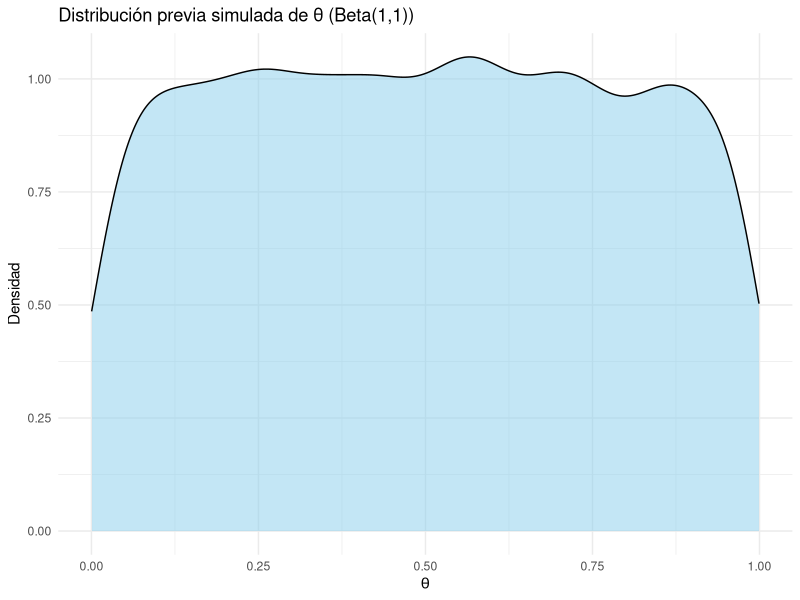
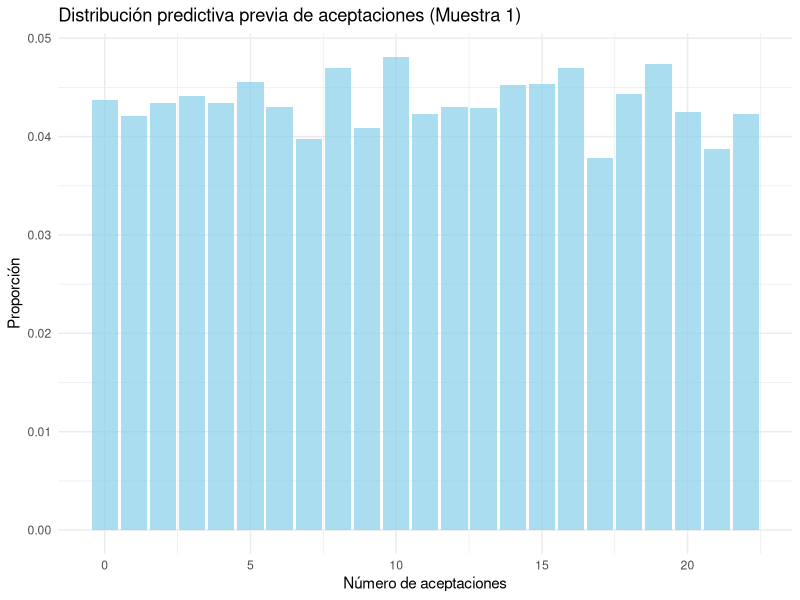

These charts were generated, in order, by the following R code: (Note: this script raises an error after producing the figures.)
## ---- chunk 1
#| message: false

# Paquetes:
library(tidyverse)
library(RColorBrewer)
library(scales)


# Configuración de la salida gráfica:

PALETA <- brewer.pal(8, "Set2") # Colores por defecto
color_defecto <- PALETA[1]      # Color por defecto
options(ggplot2.discrete.colour = PALETA)

theme_set(theme_bw()) # Tema "neutro" para la representación gráfica

# Redondea los números reales "inline":
options(digits = 3L)                
options(knitr.digits.signif = FALSE)

# Inicializa la semilla aleatoria:
set.seed(20250327)
## ---- chunk 2
aceptacion_muestra_1 <- tibble(
  id_participante   = 1:22,
  resp_descarga_app = c(
    "Si", "Si", "No", "No", "Si", "Si", "Si", "Si", "No", "Si", "Si",
    "Si", "Si", "Si", "Si", "Si", "No", "Si", "No", "Si", "Si", "Si"
  )
)

# Tamaño de la muestra (necesario para enunciados más adelante)
n_muestra_1 <- aceptacion_muestra_1 |> count() |> pull()
n_muestra_1

aceptacion_muestra_2 <- tibble(
  id_participante   = 1:113,
  resp_descarga_app = c(
    "Si", "Si", "No", "No", "Si", "Si", "Si", "Si", "No", "Si", "Si",
    "Si", "Si", "Si", "Si", "Si", "No", "Si", "No", "Si", "Si", "Si", 
    "No", "Si", "Si", "Si", "Si", "No", "No", "Si", "No", "Si", "Si", 
    "Si", "Si", "Si", "No", "Si", "No", "No", "Si", "No", "Si", "Si", 
    "No", "No", "No", "Si", "No", "No", "Si", "Si", "No", "No", "Si", 
    "No", "Si", "No", "No", "No", "Si", "Si", "No", "Si", "Si", "No", 
    "Si", "Si", "No", "Si", "Si", "No", "Si", "No", "Si", "No", "Si", 
    "No", "No", "No", "Si", "Si", "No", "No", "Si", "Si", "No", "No", 
    "No", "Si", "Si", "No", "Si", "Si", "No", "Si", "Si", "Si", "Si", 
    "No", "Si", "No", "No", "No", "No", "No", "Si", "No", "No", "Si", 
    "Si", "Si", "Si"
  )
)
## ---- chunk 3
# Parámetros de la distribución Beta(1,1)
a <- 1
b <- 1

# Media y varianza teóricas
media_teorica <- a / (a + b)           
varianza_teorica <- (a * b) / ((a + b)^2 * (a + b + 1))   
desviacion_teorica <- sqrt(varianza_teorica)

# Nivel de confianza
z_99 <- qnorm(0.995)  # cuantil 99% para normal estándar

# Precisión deseada
precision <- 0.01

# Número de simulaciones necesarias
n_sim <- ceiling((z_99 * desviacion_teorica / precision)^2)

set.seed(123) 
theta_sim <- rbeta(n_sim, shape1 = a, shape2 = b)

# Media y varianza simuladas
media_simulada <- mean(theta_sim)
varianza_simulada <- var(theta_sim)

cat("Media teórica: ", media_teorica, "\n")
cat("Media simulada: ", media_simulada, "\n")
cat("Varianza teórica: ", varianza_teorica, "\n")
cat("Varianza simulada: ", varianza_simulada, "\n")
cat("Número de simulaciones necesarias: ", n_sim, "\n")

library(ggplot2)
library(tibble)

df_theta <- tibble(theta = theta_sim)

ggplot(df_theta, aes(x = theta)) +
  geom_density(fill = "skyblue", alpha = 0.5) +
  labs(title = "Distribución previa simulada de θ (Beta(1,1))",
       x = expression(theta),
       y = "Densidad") +
  theme_minimal()

## ---- chunk 4
library(tibble)
library(ggplot2)
resultados_binomiales <- rbinom(length(theta_sim), size = n_muestra_1, prob = theta_sim)

df_resultados <- tibble(aceptaciones = resultados_binomiales)

ggplot(df_resultados, aes(x = aceptaciones)) +
  geom_bar(aes(y = after_stat(count / sum(count))), fill = "skyblue", alpha = 0.7) +
  labs(title = "Distribución predictiva previa de aceptaciones (Muestra 1)",
       x = "Número de aceptaciones",
       y = "Proporción") +
  theme_minimal()

## ---- chunk 5
aceptaciones_empiricas <- aceptacion_muestra_1 %>%
  filter(resp_descarga_app == "Si") %>%
  nrow()
# Calcular el centil
prob_menor <- mean(resultados_binomiales < aceptaciones_empiricas)
prob_mayor_igual <- mean(resultados_binomiales >= aceptaciones_empiricas)

# Mostrar resultados usando cat()
cat("Centil de la muestra empírica: ", prob_menor * 100, "%\n")
cat("Probabilidad de obtener un valor igual o mayor que la muestra empírica: ", prob_mayor_igual, "\n")
cat("Probabilidad de obtener un valor igual o menor que la muestra empírica: ", prob_menor_igual, "\n")

## ---- chunk 6
library(tibble)
library(ggplot2)

# Parámetros de la distribución posterior
a_post <- a + aceptaciones_empiricas
b_post <- b + (n_muestra_1 - aceptaciones_empiricas)

# Simular usando mismo número de muestras que en la previa
set.seed(123)  
theta_post_sim <- rbeta(n_sim, shape1 = a_post, shape2 = b_post)

# Crear un data frame para análisis
df_theta_post <- tibble(theta = theta_post_sim)

# Representar la distribución posterior
ggplot(df_theta_post, aes(x = theta)) +
  geom_density(fill = "lightgreen", alpha = 0.5) +
  labs(title = "Distribución posterior simulada de θ",
       x = expression(theta),
       y = "Densidad") +
  theme_minimal()

# Mostrar también los parámetros de la posterior
cat("Parámetros de la distribución posterior Beta: a =", a_post, ", b =", b_post, "\n")

## ---- chunk 7
resultados_binomiales_post <- rbinom(n_sim, size = n_muestra_1, prob = theta_post_sim)

# Crear un data frame para análisis
df_resultados_post <- tibble(aceptaciones = resultados_binomiales_post)

# Representar la distribución predictiva posterior
ggplot(df_resultados_post, aes(x = aceptaciones)) +
  geom_bar(fill = "orange", alpha = 0.7) +
  labs(title = "Distribución predictiva posterior de aceptaciones (Muestra 1)",
       x = "Número de aceptaciones",
       y = "Frecuencia") +
  theme_minimal()

# Resumen de los resultados
cat("Resultados simulados basados en la distribución predictiva posterior (Muestra 1):\n")
cat("Media de aceptaciones: ", mean(resultados_binomiales_post), "\n")
cat("Varianza de aceptaciones: ", var(resultados_binomiales_post), "\n")

## ---- chunk 8
library(tibble)
library(ggplot2)

# Contar aceptaciones en la segunda muestra
aceptaciones_empiricas_2 <- aceptacion_muestra_2 %>%
  filter(resp_descarga_app == "Si") %>%
  nrow()

# Tamaño de la segunda muestra
n_muestra_2 <- nrow(aceptacion_muestra_2)

# Actualizar parámetros de la posterior
a_post_2 <- a + aceptaciones_empiricas_2
b_post_2 <- b + (n_muestra_2 - aceptaciones_empiricas_2)

# Simular la distribución posterior de θ para la muestra 2
set.seed(123)
theta_post_sim_2 <- rbeta(n_sim, shape1 = a_post_2, shape2 = b_post_2)

# Crear data frame para la distribución posterior
df_theta_post_2 <- tibble(theta = theta_post_sim_2)

# Representar la distribución posterior
ggplot(df_theta_post_2, aes(x = theta)) +
  geom_density(fill = "lightgreen", alpha = 0.5) +
  labs(title = "Distribución posterior simulada de θ (Muestra 2)",
       x = expression(theta),
       y = "Densidad") +
  theme_minimal()

# --- Simular la distribución predictiva posterior (número de aceptaciones) ---

resultados_binomiales_post_2 <- rbinom(n_sim, size = n_muestra_2, prob = theta_post_sim_2)

# Crear data frame para la distribución predictiva posterior
df_resultados_post_2 <- tibble(aceptaciones = resultados_binomiales_post_2)

# Representar la distribución predictiva posterior

ggplot(df_resultados_post_2, aes(x = aceptaciones)) +
  geom_bar(aes(y = after_stat(count / sum(count))), fill = "orange", alpha = 0.7) +
  labs(title = "Distribución predictiva posterior de aceptaciones (Muestra 2)",
       x = "Número de aceptaciones",
       y = "Proporción") +
  theme_minimal()

# Mostrar un pequeño resumen
cat("Parámetros de la distribución posterior (Muestra 2): a =", a_post_2, ", b =", b_post_2, "\n")
cat("Media de θ posterior:", mean(theta_post_sim_2), "\n")
cat("Varianza de θ posterior:", var(theta_post_sim_2), "\n")
cat("Media de aceptaciones simuladas:", mean(resultados_binomiales_post_2), "\n")
cat("Varianza de aceptaciones simuladas:", var(resultados_binomiales_post_2), "\n")

## ---- chunk 9
library(ggplot2)
library(tibble)
library(dplyr)

resultados_binomiales_post_muestra_2_n1 <- rbinom(n_sim, size = n_muestra_1, prob = theta_post_sim_2)

# Crear data frames para ambas distribuciones
df_resultados_post_muestra_1 <- tibble(aceptaciones = resultados_binomiales_post)
df_resultados_post_muestra_2_n1 <- tibble(aceptaciones = resultados_binomiales_post_muestra_2_n1)

# Calcular proporciones para graficar
df_plot_1 <- df_resultados_post_muestra_1 |>
  count(aceptaciones) |>
  mutate(prop = n / sum(n), grupo = "Posterior Muestra 1")

df_plot_2 <- df_resultados_post_muestra_2_n1 |>
  count(aceptaciones) |>
  mutate(prop = n / sum(n), grupo = "Posterior Muestra 2 (n = muestra 1)")

# Unir ambos conjuntos para graficar juntos
df_plot_total <- bind_rows(df_plot_1, df_plot_2)

# Graficar distribuciones predictivas con línea del valor empírico
ggplot(df_plot_total, aes(x = aceptaciones, y = prop, fill = grupo)) +
  geom_bar(stat = "identity", position = "dodge", alpha = 0.7) +
  geom_vline(xintercept = aceptaciones_empiricas, color = "red", linetype = "dashed", linewidth = 1) +
  labs(
    title = "Comparación de distribuciones predictivas posteriores",
    subtitle = "Simulaciones con posterior de muestra 1 vs muestra 2 (tamaño n de muestra 1)",
    x = "Número de aceptaciones",
    y = "Proporción",
    fill = "Fuente posterior"
  ) +
  theme_minimal()

# Explicación textual (opcional)
cat("La línea roja representa el valor empírico observado en la muestra 1:", aceptaciones_empiricas, "\n")
cat("Se comparan las distribuciones predictivas posteriores ajustadas con las muestras 1 y 2,\n")
cat("ambas proyectadas sobre un tamaño muestral igual al de la muestra 1.\n")

## ---- chunk 10
# Calcular las probabilidades
prob_menor_igual_muestra2 <- mean(resultados_binomiales_post_muestra_2_n1 <= aceptaciones_empiricas)
prob_mayor_igual_muestra2 <- mean(resultados_binomiales_post_muestra_2_n1 >= aceptaciones_empiricas)

# Mostrar resultados
cat("Probabilidad de obtener un valor menor o igual que el observado:", prob_menor_igual_muestra2, "\n")
cat("Probabilidad de obtener un valor mayor o igual que el observado:", prob_mayor_igual_muestra2, "\n")

## ---- chunk 11
# Calcular el valor-p predictivo posterior
p_valor_predictivo_posterior <- 2 * min(prob_menor_igual_muestra2, prob_mayor_igual_muestra2)

cat("Valor-p predictivo posterior:", p_valor_predictivo_posterior, "\n")

## ---- chunk 12
resultados_binomiales_post_muestra_1_n2 <- rbinom(n_sim, size = n_muestra_2, prob = theta_post_sim)

# Comparar con el valor empírico de la muestra 2
prob_menor_igual_muestra1 <- mean(resultados_binomiales_post_muestra_1_n2 <= aceptaciones_empiricas_2)
prob_mayor_igual_muestra1 <- mean(resultados_binomiales_post_muestra_1_n2 >= aceptaciones_empiricas_2)

# Calcular el valor-p predictivo posterior
p_valor_predictivo_posterior_inverso <- 2 * min(prob_menor_igual_muestra1, prob_mayor_igual_muestra1)

# Mostrar resultados
cat("Probabilidad de obtener un valor menor o igual al observado (muestra 2):", prob_menor_igual_muestra1, "\n")
cat("Probabilidad de obtener un valor mayor o igual al observado (muestra 2):", prob_mayor_igual_muestra1, "\n")
cat("Valor-p predictivo posterior (modelo ajustado con muestra 1):", p_valor_predictivo_posterior_inverso, "\n")

## ---- chunk 13
fertilidad_gss_1990 <- tibble(
  titulo_uni = c("sin" |> rep(7),                 "con" |> rep(5)),
  n_hijos    = c(0:6,                             0:4),
  frecuencia = c(20L, 19L, 38L, 20L, 10L, 2L, 2L, 11L, 11L, 13L, 7L, 2L)
) |>
  # Rellena los niveles para hacer ambas muestras más "comparables":
  complete(titulo_uni, n_hijos, fill = list(frecuencia = 0))

fert_estadisticos <- fertilidad_gss_1990 |>
  group_by(titulo_uni) |>
  summarize(y = sum(n_hijos * frecuencia), n = sum(frecuencia))

fert_estadisticos # y = nº hijos en cada grupo, n = nº mujeres en cada grupo

fertilidad_gss_1990 |>
  ggplot(aes(n_hijos, frecuencia, fill = titulo_uni)) +
  geom_col(position = "dodge") +
  labs(fill = "Título universitario", x  = "Nº hijos", y = "Frecuencia")
## ---- chunk 14
A_PRE <- 2L
B_PRE <- 1L

params_fertilidad <- fert_estadisticos |> mutate(
  a_post = A_PRE + y,
  b_post = B_PRE + n
)

params_fertiliad_sin <- params_fertilidad |>
  filter(titulo_uni == "sin") 
a_post_sin <- params_fertiliad_sin |> pull(a_post)
b_post_sin <- params_fertiliad_sin |> pull(b_post)

params_fertiliad_con <- params_fertilidad |>
  filter(titulo_uni == "con") 
a_post_con <- params_fertiliad_con |> pull(a_post)
b_post_con <- params_fertiliad_con |> pull(b_post)
## ---- chunk 15
library(tibble)
library(ggplot2)
library(dplyr)
# Número de simulaciones
n_sim <- 1e6
set.seed(123)

# Simulaciones gamma
lambda_sin <- rgamma(n_sim, shape = a_post_sin, rate = b_post_sin)
lambda_con <- rgamma(n_sim, shape = a_post_con, rate = b_post_con)

# Data frame para graficar
df_lambda <- tibble(
  lambda = c(lambda_sin, lambda_con),
  grupo = rep(c("Sin título universitario", "Con título universitario"), each = n_sim)
)

# Gráfico de densidad
ggplot(df_lambda, aes(x = lambda, fill = grupo, color = grupo)) +
  geom_density(alpha = 0.4) +
  labs(
    title = "Distribuciones posteriores simuladas de λ (tasa de fertilidad)",
    x = expression(lambda),
    y = "Densidad",
    fill = "Grupo",
    color = "Grupo"
  ) +
  theme_minimal()
## ---- chunk 16
library(tibble)
library(ggplot2)

# Simulación de la distribución predictiva posterior (1 nueva mujer por muestra de lambda)
set.seed(123)

# Para el grupo "sin título universitario"
y_pred_sin <- rpois(length(lambda_sin), lambda_sin)

# Para el grupo "con título universitario"
y_pred_con <- rpois(length(lambda_con), lambda_con)

# Crear data frame con etiquetas
df_pred <- tibble(
  n_hijos = c(y_pred_sin, y_pred_con),
  grupo   = rep(c("Sin título universitario", "Con título universitario"), each = length(lambda_sin))
)

# Calcular proporciones
df_plot_pred <- df_pred |>
  count(grupo, n_hijos) |>
  group_by(grupo) |>
  mutate(prop = n / sum(n))

# Gráfico con proporciones
ggplot(df_plot_pred, aes(x = n_hijos, y = prop, fill = grupo)) +
  geom_bar(stat = "identity", position = "dodge", alpha = 0.8) +
  labs(
    title = "Distribuciones predictivas posteriores: número de hijos por grupo",
    x = "Número de hijos (simulado)",
    y = "Proporción",
    fill = "Grupo"
  ) +
  theme_minimal()


## ---- chunk 17
library(tibble)
library(ggplot2)

# --- Probabilidad de tener 4 hijos o más en cada grupo ---
prob_4_mas_sin <- mean(y_pred_sin >= 4)
prob_4_mas_con <- mean(y_pred_con >= 4)

# Mostrar resultados
cat("Probabilidad de tener 4 hijos o más (Sin título universitario):", prob_4_mas_sin, "\n")
cat("Probabilidad de tener 4 hijos o más (Con título universitario):", prob_4_mas_con, "\n")

# --- Suponemos proporciones iguales ---
p_sin <- 0.5
p_con <- 0.5

# --- Probabilidad total de tener 4 hijos o más ---
prob_4_mas_total <- prob_4_mas_sin * p_sin + prob_4_mas_con * p_con

# --- Aplicar la regla de Bayes ---
prob_sin_dado_4_mas <- (prob_4_mas_sin * p_sin) / prob_4_mas_total
prob_con_dado_4_mas <- (prob_4_mas_con * p_con) / prob_4_mas_total

# --- Cálculo del "Odds" ---
odds_sin_titulo <- prob_sin_dado_4_mas / prob_con_dado_4_mas

# --- Resultados finales ---
cat("Probabilidad de que una mujer con 4 hijos o más NO tenga título universitario:", prob_sin_dado_4_mas, "\n")
cat("Probabilidad de que una mujer con 4 hijos o más SÍ tenga título universitario:", prob_con_dado_4_mas, "\n")
cat("Odds de que una mujer con 4 hijos o más NO sea titulada universitaria:", odds_sin_titulo, "\n")

## ---- chunk 18
# Asegurarse de que ambos vectores tienen misma longitud
length(y_pred_sin) == length(y_pred_con)

# Calcular la probabilidad de que la mujer con título tenga más hijos que la sin título
prob_con_mas_hijos <- mean(y_pred_con > y_pred_sin)

# También podríamos calcular el caso inverso o empate si se desea
prob_sin_mas_hijos <- mean(y_pred_sin > y_pred_con)
prob_empate <- mean(y_pred_sin == y_pred_con)

# Mostrar resultados
cat("P(con título > sin título): ", round(prob_con_mas_hijos, 3), "\n")
cat("P(sin título > con título): ", round(prob_sin_mas_hijos, 3), "\n")
cat("P(empate): ", round(prob_empate, 3), "\n")

## ---- chunk 19
df_pred <- tibble(
  n_hijos = c(y_pred_sin, y_pred_con),
  grupo = rep(c("Sin título universitario", "Con título universitario"), times = c(length(y_pred_sin), length(y_pred_con)))
)

# Graficar la distribución predictiva posterior por grupo
ggplot(df_pred, aes(x = n_hijos, fill = grupo)) +
  geom_histogram(binwidth = 1, position = "dodge", alpha = 0.7) +
  labs(
    title = "Distribución predictiva posterior del número de hijos",
    x = "Número de hijos",
    y = "Frecuencia"
  ) +
  theme_minimal()

## ---- chunk 20
library(tibble)
library(dplyr)
library(ggplot2)

# Crear data frame combinado con indicador de grupo
df_pred <- tibble(
  n_hijos = c(y_pred_sin, y_pred_con),
  tit_universitario = rep(c("No", "Sí"), times = c(length(y_pred_sin), length(y_pred_con)))
)

# Calcular proporción de tituladas por número de hijos
df_prop <- df_pred |>
  count(n_hijos, tit_universitario) |>
  group_by(n_hijos) |>
  mutate(proporcion = n / sum(n)) |>
  filter(tit_universitario == "Sí")

# Graficar proporción de mujeres con título universitario según número de hijos
ggplot(df_prop, aes(x = n_hijos, y = proporcion)) +
  geom_col(fill = "steelblue") +
  labs(
    title = "Proporción de mujeres con título universitario según número de hijos",
    x = "Número de hijos",
    y = "Proporción con título universitario"
  ) +
  theme_minimal()

## ---- chunk 21
# Se extrae aquí un valor para utilizar más adelante
n_con <- fert_estadisticos |> filter(titulo_uni == "con") |> pull(n)
## ---- chunk 22
# Máximo número de hijos en los datos empíricos del grupo "con título"
max_empirico_con <- fertilidad_gss_1990 %>%
  filter(titulo_uni == "con", frecuencia > 0) %>%
  summarise(max_n_hijos = max(n_hijos)) %>%
  pull(max_n_hijos)
# y_pred_con <- rpois(length(lambda_con), lambda_con)
max_predictivo_con <- max(y_pred_con)
# Calcular ambos máximos
cat("Máximo en la muestra empírica (con título):", max_empirico_con, "\n")
cat("Máximo en la distribución predictiva posterior (con título):", max_predictivo_con, "\n")

## ---- chunk 23
max_poisson <- function(lambda, n) {
  
  # Simular n valores de la distribución de Poisson con tasa lambda
  muestras <- rpois(n, lambda)
  
  # Devolver el valor máximo de la muestra generada
  return(max(muestras))
}

# Ejemplo de uso
set.seed(123)  # Para reproducibilidad
lambda_ejemplo <- 2.5  # Tasa de fertilidad hipotética
n_ejemplo <- 100  # Tamaño de la muestra

resultado_maximo <- max_poisson(lambda_ejemplo, n_ejemplo)
cat("Valor máximo en la muestra simulada:", resultado_maximo, "\n")
## ---- chunk 24
# Máximo número de hijos en los datos empíricos (pregunta 17)
max_empirico <- max(fertilidad_gss_1990$n_hijos)

# Número de muestras de Monte Carlo
n_sim <- 10^6  

# Simular valores máximos de hijos en muestras de tamaño n_con
set.seed(123)
max_simulados <- sapply(lambda_con, function(l) max_poisson(l, n_con))

# Calcular el valor-p predictivo posterior
valor_p_predictivo <- mean(max_simulados <= max_empirico)

# Mostrar resultados
cat("Valor-p predictivo posterior:", valor_p_predictivo, "\n")

## ---- chunk 25
# Calcular la varianza empírica en cada grupo
var_emp_sin <- var(fertilidad_gss_1990$n_hijos[fertilidad_gss_1990$titulo_uni == "sin"])
var_emp_con <- var(fertilidad_gss_1990$n_hijos[fertilidad_gss_1990$titulo_uni == "con"])

# Simular la varianza en muestras de la distribución predictiva posterior
set.seed(123)
var_sim_sin <- sapply(1:length(lambda_sin), function(i) var(rpois(n_con, lambda_sin[i])))
var_sim_con <- sapply(1:length(lambda_con), function(i) var(rpois(n_con, lambda_con[i])))

# Calcular el valor-p predictivo posterior
p_valor_sin <- mean(var_sim_sin <= var_emp_sin)
p_valor_con <- mean(var_sim_con <= var_emp_con)

# Mostrar resultados
cat("Valor-p predictivo posterior (Sin título universitario):", p_valor_sin, "\n")
cat("Valor-p predictivo posterior (Con título universitario):", p_valor_con, "\n")
